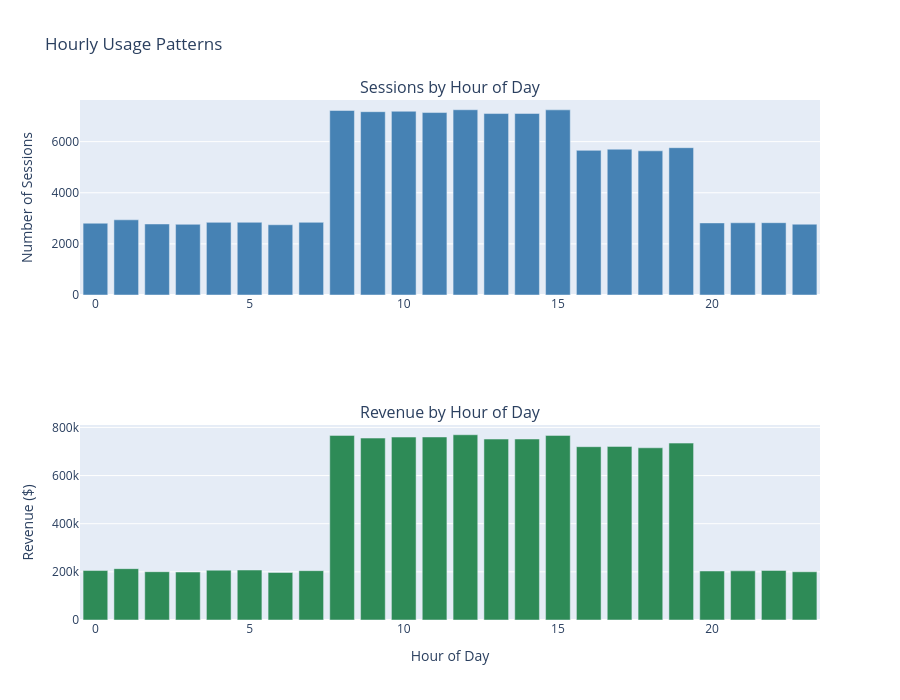

Notebook code cell kept with this figure:
### Code cell
# Visualize Hourly Patterns
fig = make_subplots(rows=2, cols=1,
                    subplot_titles=('Sessions by Hour of Day', 'Revenue by Hour of Day'))

fig.add_trace(
    go.Bar(x=hourly_usage['hour'], y=hourly_usage['num_sessions'], 
           name='Sessions', marker_color='steelblue'),
    row=1, col=1
)

fig.add_trace(
    go.Bar(x=hourly_usage['hour'], y=hourly_usage['total_revenue'], 
           name='Revenue', marker_color='seagreen'),
    row=2, col=1
)

fig.update_xaxes(title_text="Hour of Day", row=2, col=1)
fig.update_yaxes(title_text="Number of Sessions", row=1, col=1)
fig.update_yaxes(title_text="Revenue ($)", row=2, col=1)
fig.update_layout(height=700, showlegend=False, title_text="Hourly Usage Patterns")
fig.show()

### Figure 1 — Plotly figure (JSON) as saved in the notebook; plotly's stock layout.template omitted (floating-point values rounded to 4 significant figures)
{"data": [{"marker": {"color": "steelblue"}, "name": "Sessions", "type": "bar", "x": [0, 1, 2, 3, 4, 5, 6, 7, 8, 9, 10, 11, 12, 13, 14, 15, 16, 17, 18, 19, 20, 21, 22, 23], "xaxis": "x", "y": [2809, 2942, 2779, 2766, 2842, 2844, 2749, 2843, 7219, 7172, 7189, 7139, 7248, 7099, 7103, 7244, 5659, 5705, 5641, 5763, 2820, 2826, 2829, 2770], "yaxis": "y"}, {"marker": {"color": "seagreen"}, "name": "Revenue", "type": "bar", "x": [0, 1, 2, 3, 4, 5, 6, 7, 8, 9, 10, 11, 12, 13, 14, 15, 16, 17, 18, 19, 20, 21, 22, 23], "xaxis": "x2", "y": [205500.0, 213300.0, 200600.0, 199300.0, 206900.0, 207600.0, 197400.0, 205000.0, 766900.0, 755700.0, 760000.0, 760300.0, 769600.0, 751700.0, 751900.0, 767000.0, 720000.0, 721100.0, 715400.0, 734800.0, 203600.0, 204200.0, 205800.0, 200300.0], "yaxis": "y2"}], "layout": {"annotations": [{"font": {"size": 16}, "showarrow": false, "text": "Sessions by Hour of Day", "x": 0.5, "xanchor": "center", "xref": "paper", "y": 1, "yanchor": "bottom", "yref": "paper"}, {"font": {"size": 16}, "showarrow": false, "text": "Revenue by Hour of Day", "x": 0.5, "xanchor": "center", "xref": "paper", "y": 0.375, "yanchor": "bottom", "yref": "paper"}], "height": 700, "showlegend": false, "title": {"text": "Hourly Usage Patterns"}, "xaxis": {"anchor": "y", "domain": [0, 1]}, "xaxis2": {"anchor": "y2", "domain": [0, 1], "title": {"text": "Hour of Day"}}, "yaxis": {"anchor": "x", "domain": [0.625, 1], "title": {"text": "Number of Sessions"}}, "yaxis2": {"anchor": "x2", "domain": [0, 0.375], "title": {"text": "Revenue ($)"}}}}
